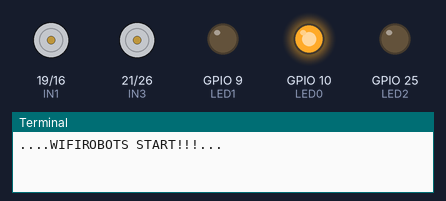
Recording of a program running on a simulated Raspberry Pi (BCM pin numbers). Shown: motor-driver pin pairs drawn as motors (green arrow = first pin HIGH = forward, orange = second pin HIGH = backward, longer = more drive, scaled by the enable pin), output pins drawn as LEDs (lit = HIGH), the last lines printed to the terminal. At 14.0 s the program stops and its outputs stay as they are.

Above: at 0.1 s.
At 6.1 s:
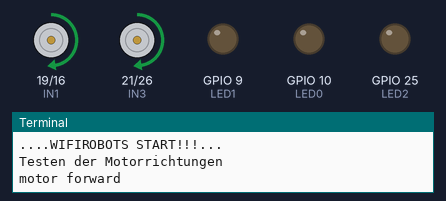
At 8.1 s:
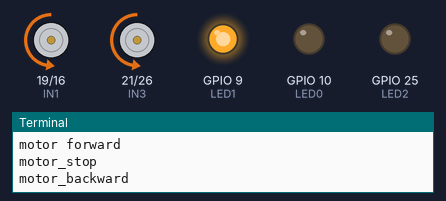
At 10.1 s:
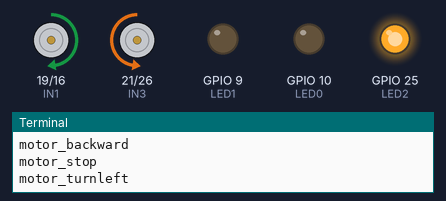
At 12.1 s:
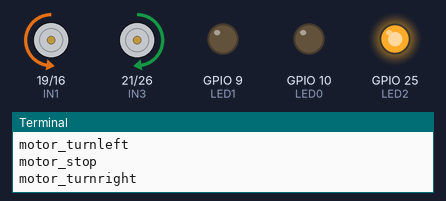
At 14.1 s:
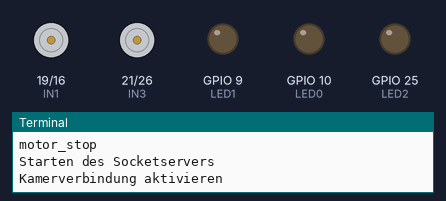
Timing chart, 0 to 15.5 s (numbered marks = the images above):
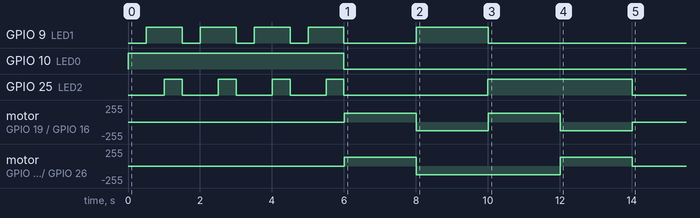

The program:

RaspBicar.py
```python
#coding:utf-8


from socket import *
from time import ctime
import binascii		#f?r Geschwindigkeit
import RPi.GPIO as GPIO
import time
import threading
from smbus import SMBus
#import smbus

#bus = smbus.SMBus(1)

XRservo = SMBus(1)
print '....WIFIROBOTS START!!!...'


#####Borad-Modus festlegen###################
GPIO.setmode(GPIO.BCM)

########LED-Belegung am Treiberboard#################
LED0 = 10
LED1 = 9
LED2 = 25


########Motor-Pinbelegung################
ENA = 13	#//L298 A
ENB = 20	#//L298 B
IN1 = 19	#//INI1
IN2 = 16	#//INI2
IN3 = 21	#//INI3
IN4 = 26	#//INI4


#######################################
GPIO.setwarnings(True)
GPIO.cleanup()
#########LEDS initialisieren##########
GPIO.setup(LED0,GPIO.OUT,initial=GPIO.HIGH)
GPIO.setup(LED1,GPIO.OUT,initial=GPIO.HIGH)
GPIO.setup(LED2,GPIO.OUT,initial=GPIO.HIGH)

#########Treiberboard initialisieren##########
GPIO.setup(ENA,GPIO.OUT,initial=GPIO.LOW)
ENA_pwm=GPIO.PWM(ENA,1000)
ENA_pwm.start(0)
ENA_pwm.ChangeDutyCycle(50)					#Geschwindigkeit Motor A
GPIO.setup(IN1,GPIO.OUT,initial=GPIO.LOW)
GPIO.setup(IN2,GPIO.OUT,initial=GPIO.LOW)

GPIO.setup(ENB,GPIO.OUT,initial=GPIO.LOW)
ENB_pwm=GPIO.PWM(ENB,1000)
ENB_pwm.start(0)
ENB_pwm.ChangeDutyCycle(50)				#Geschwindigkeit Motor B
GPIO.setup(IN3,GPIO.OUT,initial=GPIO.LOW)
GPIO.setup(IN4,GPIO.OUT,initial=GPIO.LOW)


####################################################
#init_light()
#Lichter am Board in Reihenfolge leuchten lassen
####################################################
def	init_light():#???
	for i in range(1, 5):
		GPIO.output(LED0,True)#
		GPIO.output(LED1,False)#
		GPIO.output(LED2,False)#
		time.sleep(0.5)
		GPIO.output(LED0,True)#
		GPIO.output(LED1,True)#
		GPIO.output(LED2,False)#
		time.sleep(0.5)
		GPIO.output(LED0,True)#
		GPIO.output(LED1,True)#
		GPIO.output(LED2,True)#
		time.sleep(0.5)
		GPIO.output(LED0,False)#
		GPIO.output(LED1,False)#
		GPIO.output(LED2,False)
####################################################
#Motor_Forward()
#Motorsteuerung
####################################################
def Motor_Forward():
	print 'motor forward'
	GPIO.output(ENA,True)
	GPIO.output(ENB,True)
	GPIO.output(IN1,True)
	GPIO.output(IN2,False)
	GPIO.output(IN3,True)
	GPIO.output(IN4,False)
	GPIO.output(LED1,False)#LED1?
	GPIO.output(LED2,False)#LED1?

def Motor_Backward():
	print 'motor_backward'
	GPIO.output(ENA,True)
	GPIO.output(ENB,True)
	GPIO.output(IN1,False)
	GPIO.output(IN2,True)
	GPIO.output(IN3,False)
	GPIO.output(IN4,True)
	GPIO.output(LED1,True)#LED1?
	GPIO.output(LED2,False)#LED2?

def Motor_TurnLeft():
	print 'motor_turnleft'
	GPIO.output(ENA,True)
	GPIO.output(ENB,True)
	GPIO.output(IN1,True)
	GPIO.output(IN2,False)
	GPIO.output(IN3,False)
	GPIO.output(IN4,True)
	GPIO.output(LED1,False)#LED1?
	GPIO.output(LED2,True) #LED2?
def Motor_TurnRight():
	print 'motor_turnright'
	GPIO.output(ENA,True)
	GPIO.output(ENB,True)
	GPIO.output(IN1,False)
	GPIO.output(IN2,True)
	GPIO.output(IN3,True)
	GPIO.output(IN4,False)
	GPIO.output(LED1,False)#LED1?
	GPIO.output(LED2,True) #LED2?
def Motor_Stop():
	print 'motor_stop'
	GPIO.output(ENA,False)
	GPIO.output(ENB,False)
	GPIO.output(IN1,False)
	GPIO.output(IN2,False)
	GPIO.output(IN3,False)
	GPIO.output(IN4,False)
	GPIO.output(LED1,True)#LED1?
	GPIO.output(LED2,True)#LED2?

##########Geschwindigkeit###########################
def ENA_Speed(EA_num):
	speed=hex(eval('0x'+EA_num))
	speed=int(speed,16)
	print 'EA_A??? %d '%speed
	ENA_pwm.ChangeDutyCycle(speed)

def ENB_Speed(EB_num):
	speed=hex(eval('0x'+EB_num))
	speed=int(speed,16)
	print 'EB_B??? %d '%speed
	ENB_pwm.ChangeDutyCycle(speed)

##########Fahrprogramme###########################
def Motor_Init():
	print 'Testen der Motorrichtungen'
	Motor_Forward()
	time.sleep(2)
	Motor_Stop()
	Motor_Backward()
	time.sleep(2)
	Motor_Stop()
	Motor_TurnLeft()
	time.sleep(2)
	Motor_Stop()
	Motor_TurnRight()
	time.sleep(2)
	Motor_Stop()

##########Websocket-Server startetn###########################
def Connecttion_Init():
	print 'Starten des Socketservers'
#tbd
	print 'Kamerverbindung aktivieren'

#XRservo.XiaoRGEEK_SetServo(0x01,10)

init_light()
Motor_Init()
Connecttion_Init()


GPIO.cleanup()
```

Measured:
- by itself, GPIO 9 (LED1): goes 3 × (HIGH 1.0 s, LOW 0.50 s), HIGH 1.0 s, LOW 2.0 s, HIGH 2.0 s, then LOW
- by itself, GPIO 10 (LED0): LOW → HIGH at 0.00 s, → LOW 6.0 s later
- by itself, GPIO 25 (LED2): goes 3 × (HIGH 0.50 s, LOW 1.0 s), HIGH 0.50 s, LOW 4.0 s, HIGH 4.0 s, then LOW
- by itself, motor on GPIO 21 (IN3) / GPIO 26 (IN4): stopped → forward 128/255 at 6.0 s, → backward 128/255 2.0 s later, → forward 128/255 4.0 s later, → stopped 2.0 s later
- by itself, motor on GPIO 19 (IN1) / GPIO 16 (IN2): stopped → forward 128/255 at 6.0 s, → backward 128/255 2.0 s later, → forward 128/255 2.0 s later, → backward 128/255 2.0 s later, … (5 changes in this stretch)
